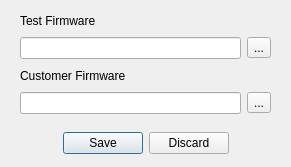
<?xml version="1.0" encoding="UTF-8"?>
<ui version="4.0">
 <class>flashSetForm</class>
 <widget class="QWidget" name="flashSetForm">
  <property name="geometry">
   <rect>
    <x>0</x>
    <y>0</y>
    <width>291</width>
    <height>167</height>
   </rect>
  </property>
  <property name="windowTitle">
   <string>Flash Setting</string>
  </property>
  <widget class="QWidget" name="layoutWidget">
   <property name="geometry">
    <rect>
     <x>20</x>
     <y>10</y>
     <width>251</width>
     <height>104</height>
    </rect>
   </property>
   <layout class="QVBoxLayout" name="verticalLayout_2">
    <item>
     <widget class="QLabel" name="label_2">
      <property name="text">
       <string>Test Firmware</string>
      </property>
     </widget>
    </item>
    <item>
     <layout class="QHBoxLayout" name="horizontalLayout">
      <item>
       <widget class="QLineEdit" name="pieFwEdit"/>
      </item>
      <item>
       <widget class="QToolButton" name="pieFwOptBtn">
        <property name="text">
         <string>...</string>
        </property>
       </widget>
      </item>
     </layout>
    </item>
    <item>
     <widget class="QLabel" name="label">
      <property name="text">
       <string>Customer Firmware</string>
      </property>
     </widget>
    </item>
    <item>
     <layout class="QHBoxLayout" name="horizontalLayout_4">
      <item>
       <widget class="QLineEdit" name="custFwEdit"/>
      </item>
      <item>
       <widget class="QToolButton" name="custFwOptBtn">
        <property name="text">
         <string>...</string>
        </property>
       </widget>
      </item>
     </layout>
    </item>
   </layout>
  </widget>
  <widget class="QDialogButtonBox" name="binFileComfirm">
   <property name="geometry">
    <rect>
     <x>20</x>
     <y>130</y>
     <width>251</width>
     <height>26</height>
    </rect>
   </property>
   <property name="standardButtons">
    <set>QDialogButtonBox::Discard|QDialogButtonBox::Save</set>
   </property>
   <property name="centerButtons">
    <bool>true</bool>
   </property>
  </widget>
 </widget>
 <resources/>
 <connections/>
</ui>
